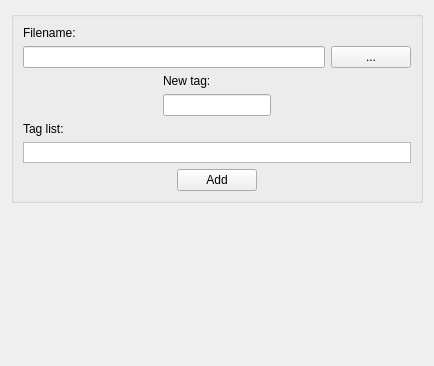
<?xml version="1.0" encoding="UTF-8"?>
<ui version="4.0">
 <class>EditPage</class>
 <widget class="QWidget" name="EditPage">
  <property name="geometry">
   <rect>
    <x>0</x>
    <y>0</y>
    <width>434</width>
    <height>366</height>
   </rect>
  </property>
  <property name="windowTitle">
   <string>Form</string>
  </property>
  <layout class="QVBoxLayout" name="verticalLayout_3">
   <item>
    <widget class="QGroupBox" name="groupBox">
     <property name="title">
      <string/>
     </property>
     <layout class="QVBoxLayout" name="verticalLayout_2">
      <item>
       <widget class="QLabel" name="label_2">
        <property name="text">
         <string>Filename:</string>
        </property>
       </widget>
      </item>
      <item>
       <layout class="QHBoxLayout" name="horizontalLayout_3">
        <item>
         <widget class="QLineEdit" name="lineEdit">
          <property name="placeholderText">
           <string/>
          </property>
         </widget>
        </item>
        <item>
         <widget class="QPushButton" name="browseButton">
          <property name="text">
           <string>...</string>
          </property>
         </widget>
        </item>
       </layout>
      </item>
      <item>
       <layout class="QHBoxLayout" name="horizontalLayout">
        <item>
         <spacer name="horizontalSpacer">
          <property name="orientation">
           <enum>Qt::Horizontal</enum>
          </property>
          <property name="sizeHint" stdset="0">
           <size>
            <width>40</width>
            <height>20</height>
           </size>
          </property>
         </spacer>
        </item>
        <item>
         <layout class="QVBoxLayout" name="verticalLayout">
          <item>
           <widget class="QLabel" name="label_3">
            <property name="text">
             <string>New tag:</string>
            </property>
           </widget>
          </item>
          <item>
           <widget class="TagLineEdit" name="tagEdit">
            <property name="sizePolicy">
             <sizepolicy hsizetype="Fixed" vsizetype="Fixed">
              <horstretch>0</horstretch>
              <verstretch>0</verstretch>
             </sizepolicy>
            </property>
            <property name="placeholderText">
             <string/>
            </property>
           </widget>
          </item>
         </layout>
        </item>
        <item>
         <spacer name="horizontalSpacer_2">
          <property name="orientation">
           <enum>Qt::Horizontal</enum>
          </property>
          <property name="sizeHint" stdset="0">
           <size>
            <width>40</width>
            <height>20</height>
           </size>
          </property>
         </spacer>
        </item>
       </layout>
      </item>
      <item>
       <widget class="QLabel" name="label">
        <property name="text">
         <string>Tag list:</string>
        </property>
       </widget>
      </item>
      <item>
       <widget class="TagListWidget" name="tagList">
        <property name="sizePolicy">
         <sizepolicy hsizetype="Expanding" vsizetype="Fixed">
          <horstretch>0</horstretch>
          <verstretch>0</verstretch>
         </sizepolicy>
        </property>
        <property name="maximumSize">
         <size>
          <width>16777215</width>
          <height>21</height>
         </size>
        </property>
        <property name="layoutDirection">
         <enum>Qt::LeftToRight</enum>
        </property>
        <property name="flow">
         <enum>QListView::LeftToRight</enum>
        </property>
       </widget>
      </item>
      <item>
       <layout class="QHBoxLayout" name="horizontalLayout_2">
        <item>
         <spacer name="horizontalSpacer_3">
          <property name="orientation">
           <enum>Qt::Horizontal</enum>
          </property>
          <property name="sizeHint" stdset="0">
           <size>
            <width>40</width>
            <height>20</height>
           </size>
          </property>
         </spacer>
        </item>
        <item>
         <widget class="QPushButton" name="pushButton">
          <property name="text">
           <string>Add</string>
          </property>
         </widget>
        </item>
        <item>
         <spacer name="horizontalSpacer_4">
          <property name="orientation">
           <enum>Qt::Horizontal</enum>
          </property>
          <property name="sizeHint" stdset="0">
           <size>
            <width>40</width>
            <height>20</height>
           </size>
          </property>
         </spacer>
        </item>
       </layout>
      </item>
     </layout>
    </widget>
   </item>
   <item>
    <spacer name="verticalSpacer">
     <property name="orientation">
      <enum>Qt::Vertical</enum>
     </property>
     <property name="sizeHint" stdset="0">
      <size>
       <width>20</width>
       <height>131</height>
      </size>
     </property>
    </spacer>
   </item>
  </layout>
 </widget>
 <customwidgets>
  <customwidget>
   <class>TagLineEdit</class>
   <extends>QLineEdit</extends>
   <header>taglineedit.h</header>
  </customwidget>
  <customwidget>
   <class>TagListWidget</class>
   <extends>QListWidget</extends>
   <header>taglistwidget.h</header>
  </customwidget>
 </customwidgets>
 <resources/>
 <connections/>
</ui>
